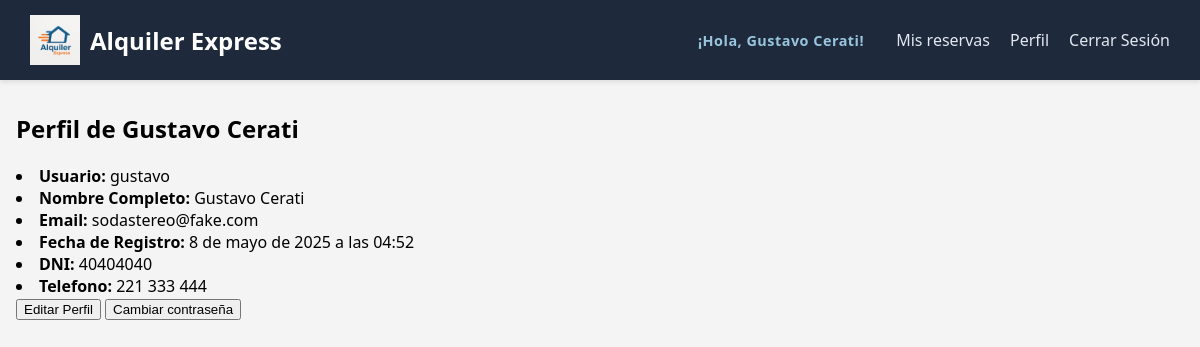
Page /usuarios/perfil/ (signed in) on the earlier database version.
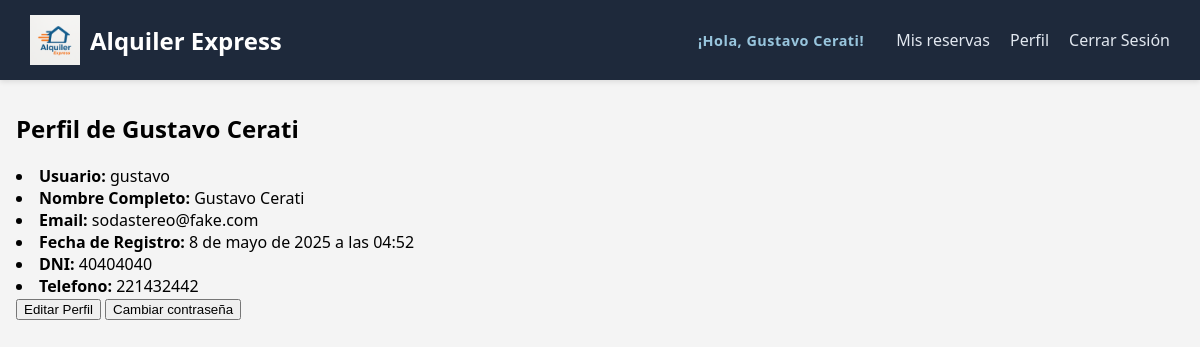
Same page on the later database version.
### gestion_usuarios/models.py (models this page shows, shortened)
class Usuario(AbstractUser):
    dni = models.PositiveIntegerField(max_length=10, unique=True)
    telefono = models.PositiveIntegerField(max_length=20)

### gestion_usuarios/views.py (the view)
# urls.py: path('perfil/', views.ver_perfil, name='perfil_usuario'),
@login_required
def ver_perfil(request):
     if request.method == 'POST' and 'eliminar_cuenta' in request.POST:
         request.user.delete()
         logout(request)
         return redirect('home')
         messages.success(request, 'Tu cuenta fue eliminada exitosamente.')
     return render(request, 'gestion_usuarios/perfil.html', {'usuario': request.user})

### templates/gestion_usuarios/perfil.html
{% extends 'base.html' %}
{% load static %}
{% block content %}
<div class="perfil-container">
    <h2>Perfil de {{ usuario.first_name }}</h2>
    <li><strong>Usuario:</strong> {{ usuario.username }}</li>
    <li><strong>Nombre Completo:</strong> {{ usuario.first_name}}</li>
    <li><strong>Email:</strong> {{ usuario.email }}</li>
    <li><strong>Fecha de Registro:</strong> {{ usuario.date_joined }}</li>
    <li><strong>DNI:</strong> {{ usuario.dni}}</li>
    <li><strong>Telefono:</strong> {{ usuario.telefono}}</li>
</div>
<a href="{% url 'editar_perfil' %}"><button>Editar Perfil</button></a>
<a href="{% url 'cambiar_password' %}"><button>Cambiar contraseña</button></a>
{% endblock %}

### templates/base.html (shortened to what this page needs)
{% load static %}
<!DOCTYPE html>
    <link rel="stylesheet" href="{% static 'styles/base.css' %}">
<html lang="en">
<head>
    <link rel="stylesheet" href="{% static 'styles/base.css' %}">
</head>
<body>
    <nav class="navbar">
        <div class="nav-container">
            <a href="{% if user.is_superuser %}{% url 'listado_inmuebles_admin' %}{% else %}/{% endif %}" class="nav-logo">
                <img src="{% static 'img/logoAlquilerExpress.png' %}" alt="Logo" class="logo-img">Alquiler Express
            </a>
            <ul class="nav-links">
                {% if user.is_authenticated and not user.is_staff %}
                 <li>
                <span style="color: #98c5dd;
                font-weight: bold;padding: 6px 12px;border-radius: 20px; font-size: 0.9rem;
                letter-spacing: 0.5px ">¡Hola, {{ user.first_name|default:user.username }}!</li>
                {% endif %}
                {% if user.is_authenticated and not user.is_staff and not user.is_superuser %}
                     <li><a href="/reserva/reservas">Mis reservas</a></li>
                {% endif %}
                {% if user.is_authenticated %}
                    <li><a href="/usuarios/perfil">Perfil</a></li>
                    <li><a href="/usuarios/logout">Cerrar Sesión</a></li>
                {% else %}
                    <li><a href="/usuarios/registro">Registro</a></li>
                    <li><a href="/usuarios/login">Iniciar Sesión</a></li>
                {% endif %}
            </ul>
        </div>
    </nav>
    <main>
    {% block content %}
    {% endblock %}
    </main>
</body>
</html>

Differences in the rows shown:
changed Usuario "Gustavo Cerati": telefono "221 333 444" → "221432442"
